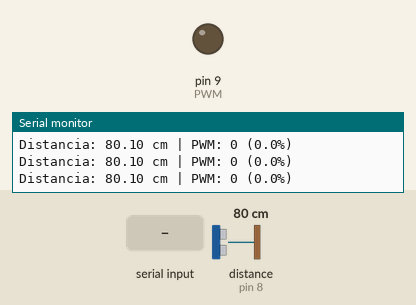
Bench run of a sketch on a simulated Arduino Uno, built with avr-gcc and run on an emulated ATmega328P. Parts: output pins drawn as LEDs (lit = HIGH), the last lines printed to the serial monitor. Wiring (inferred from the names in the program): ultrasonic range finder: trigger pin 7; echo pin 8. The inputs (shaded band) are chosen by the test bench; at power-on: distance to the obstacle (sensor on pin 8) 80 cm. The echo pulse lasts 58.3 µs per cm; pins used as bus, display or sensor lines are not drawn.

Above: at 1.3 s.
1.4 s: "AUTO\n" received over Serial
At 2.6 s:
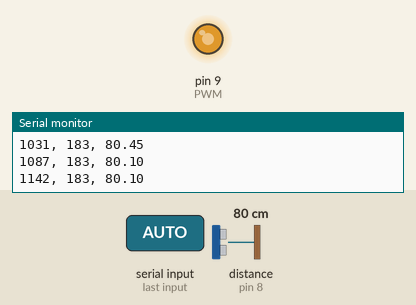
2.9 s: distance to the obstacle (sensor on pin 8) set to 60 cm
Timing chart, 0 to 27.9 s (numbered marks = the images above; inputs shaded):
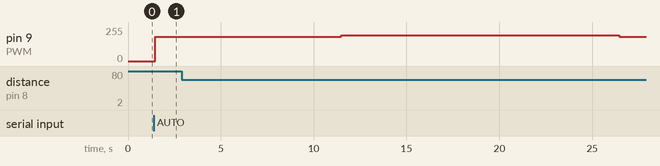

The sketch:

auto.ino
```cpp
const int trigPin = 7;
const int echoPin = 8;
const int PWM = 9;

// ===== CONFIGURACIÓN DEL EXPERIMENTO =====
const int PWM_HOVER = 183;
const int PWM_STEP = 193;     // Cambia a 155 para escalón negativo
const int PWM_OFF = 0;

// Tiempos en milisegundos
const unsigned long T_BASELINE = 10000;   // 10 segundos
const unsigned long T_STEP = 25000;       // hasta 25s
const unsigned long T_RETURN = 35000;     // hasta 35s
const unsigned long T_END = 40000;        // hasta 40s

// ===== MODOS DE OPERACIÓN =====
bool modoAutomatico = false;
unsigned long tiempoInicio = 0;

void setup() {
  Serial.begin(9600);
  pinMode(trigPin, OUTPUT);
  pinMode(echoPin, INPUT);
  pinMode(PWM, OUTPUT);

  Serial.println("=== SISTEMA DE CONTROL DE DRON ===");
  Serial.println("Modo Manual: Ingrese duty cycle (0.0 - 1.0)");
  Serial.println("Modo Automatico: Escriba 'AUTO' para iniciar experimento");
  Serial.println("Escriba 'STOP' para detener y volver a manual");
}

void loop() {
  // ---- Medir distancia ----
  long duration;
  float cm;  // ← CAMBIADO A FLOAT

  digitalWrite(trigPin, LOW);
  delayMicroseconds(2);
  digitalWrite(trigPin, HIGH);
  delayMicroseconds(10);
  digitalWrite(trigPin, LOW);
  duration = pulseIn(echoPin, HIGH);
  cm = microsecondsToCentimeters(duration);  // Ahora retorna float

  // ---- Determinar PWM según modo ----
  static int pwmValue = 0;
  unsigned long tiempoActual = millis();

  if (modoAutomatico) {
    unsigned long tiempoTranscurrido = tiempoActual - tiempoInicio;

    if (tiempoTranscurrido < T_BASELINE) {
      pwmValue = PWM_HOVER;
    }
    else if (tiempoTranscurrido < T_STEP) {
      pwmValue = PWM_STEP;
    }
    else if (tiempoTranscurrido < T_RETURN) {
      pwmValue = PWM_HOVER;
    }
    else if (tiempoTranscurrido < T_END) {
      pwmValue = PWM_OFF;
    }
    else {
      // Experimento terminado
      modoAutomatico = false;
      pwmValue = 0;
      Serial.println("\n=== EXPERIMENTO COMPLETADO ===");
      Serial.println("Volviendo a modo manual...");
    }
  }
  else {
    // Modo manual: leer desde Serial
    if (Serial.available() > 0) {
      String input = Serial.readStringUntil('\n');
      input.trim();

      if (input.equalsIgnoreCase("AUTO")) {
        modoAutomatico = true;
        tiempoInicio = millis();
        Serial.println("\n=== INICIANDO EXPERIMENTO AUTOMATICO ===");
        Serial.println("tiempo_ms, pwm, distancia_cm");
        return;
      }
      else if (input.equalsIgnoreCase("STOP")) {
        modoAutomatico = false;
        pwmValue = 0;
        Serial.println("\n=== EXPERIMENTO DETENIDO ===");
        return;
      }
      else {
        float dutyCycle = input.toFloat();
        if (dutyCycle >= 0.0 && dutyCycle <= 1.0) {
          pwmValue = (int)(dutyCycle * 255);
        }
      }
    }
  }

  // ---- Aplicar PWM ----
  analogWrite(PWM, pwmValue);

  // ---- Mostrar datos ----
  if (modoAutomatico) {
    // Formato CSV para MATLAB con decimales
    unsigned long tiempoExp = tiempoActual - tiempoInicio;
    Serial.print(tiempoExp);
    Serial.print(", ");
    Serial.print(pwmValue);  // PWM siempre es entero (0-255)
    Serial.print(", ");
    Serial.println(cm, 2);  // ← 2 decimales para distancia
  }
  else {
    // Formato legible humano
    Serial.print("Distancia: ");
    Serial.print(cm, 2);  // ← 2 decimales
    Serial.print(" cm | PWM: ");
    Serial.print(pwmValue);
    Serial.print(" (");
    Serial.print((pwmValue * 100.0) / 255.0, 1);  // ← 1 decimal
    Serial.println("%)");
  }

  delay(50);  // 20 Hz de muestreo
}

float microsecondsToCentimeters(long microseconds) {  // ← RETORNA FLOAT
  return microseconds / 29.0 / 2.0;  // ← División con decimales
}
```

Measured:
- after the input at 1.4 s, pin 9 (PWM): 0/255 → 183/255 after 0.07 s
